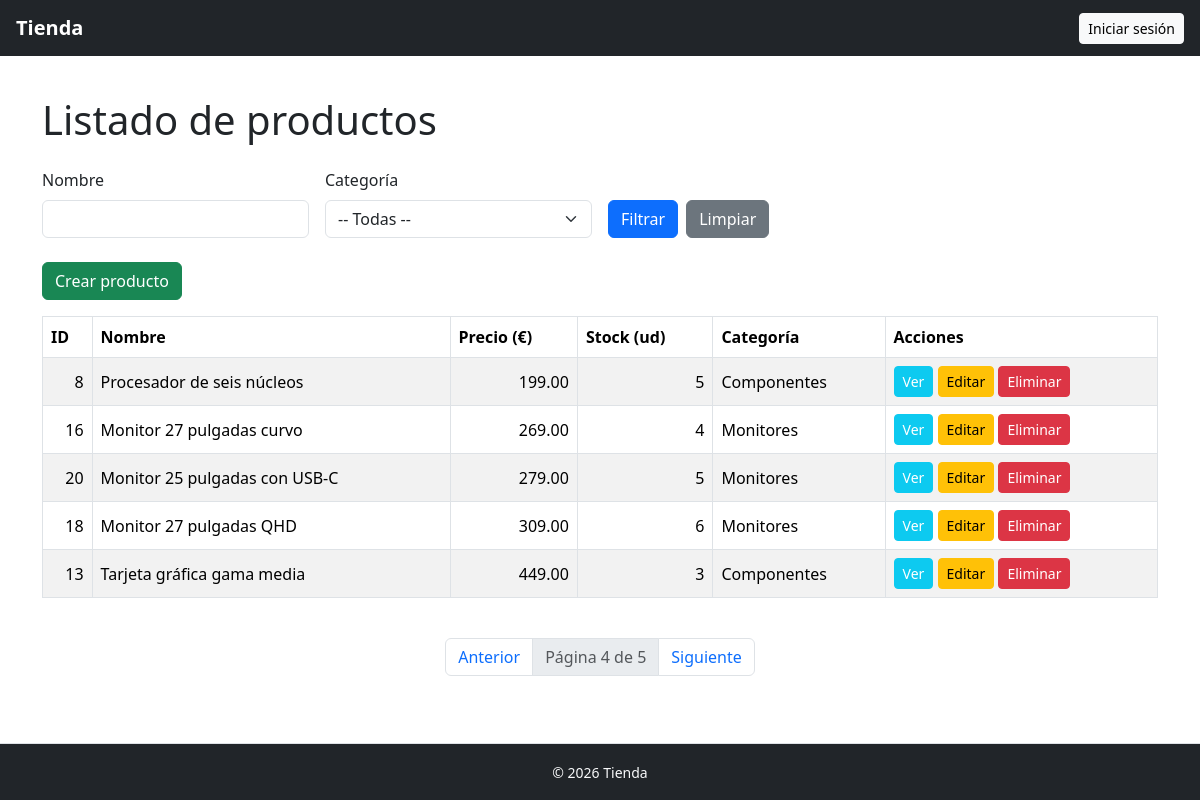
/public/web/productos/index.php?page=4, run on the app's committed database.
### tables this page shows
CREATE TABLE productos (
    id INT AUTO_INCREMENT PRIMARY KEY,
    nombre VARCHAR(100) NOT NULL,
    precio DECIMAL(10,2) NOT NULL,
    stock INT NOT NULL DEFAULT 0
);

CREATE TABLE categorias (
    id_categoria INT AUTO_INCREMENT PRIMARY KEY,
    nombre_categoria VARCHAR(50) NOT NULL
);

### app/Core/helpers/helper.php (called while the page is built, shortened)
<?php
function e(mixed $value): string
{
    return htmlspecialchars((string)$value, ENT_QUOTES, 'UTF-8');
}
function render(string $view, array $data = []): string
{
    extract($data);
    include __DIR__ . "/../../../resources/views/{$view}.php";
    return ob_get_clean();
}
function view(string $view, array $data = [], string $layout = 'layouts/app'): void
{
    $content = render($view, $data);
}

### app/Http/Controllers/ProductoController.php (called while the page is built, shortened)
<?php
class ProductoController
{
    public function index(Request $request)
    {
        $nombre = $request->query('nombre', '');
        $categoria_id = $request->query('categoria_id', '');
        $productos = Producto::query()
            ->when($nombre, fn($q) => $q->where('nombre', 'LIKE', "%$nombre%"))
            ->when($categoria_id, fn($q) => $q->where('categoria_id', $categoria_id))
            ->orderBy('precio')
            ->paginate(5);
        view('productos/index', compact(
            'productos',
            'categorias',
            'nombre',
            'categoria_id'
        ));
    }
}

### public/web/productos/index.php (called while the page is built, shortened)
<?php
require_once __DIR__ . '/../../../bootstrap/bootstrap.php';
try {
    $request = new Request();
    (new ProductoController())->index($request);
} catch (Throwable $e) {
    echo $e->getMessage() . "<br>" . $e->getTraceAsString();
}

### app/Core/Request.php (called while the page is built, shortened)
<?php
class Request
{
    protected array $server = [];
    protected array $get = [];
    public function __construct()
    {
        $this->server = $_SERVER;
        $this->get = $_GET;
        $this->post = $_POST;
        $method = $_SERVER['REQUEST_METHOD'] ?? 'GET';
    }
    public function query(?string $key = null, mixed $default = null): mixed
    {
        if ($key === null) return $this->get;
        return $this->get[$key] ?? $default;
    }
    public function url(): string
    {
        return $this->server['REQUEST_URI'] ?? HOME_URL;
    }
    public function path(): string
    {
        return parse_url($this->url(), PHP_URL_PATH);
    }
}

### bootstrap/bootstrap.php (called while the page is built, shortened)
<?php
require_once __DIR__ . '/../app/Core/helpers/helper.php';
spl_autoload_register(function ($class) {
    $path = __DIR__ . '/../' . str_replace('\\', '/', $class) . '.php';
    $path = lcfirst($path);
});

### app/Core/Model.php (called while the page is built, shortened)
<?php
require_once __DIR__ . '/../Core/DB.php';
require_once __DIR__ . '/../Core/QueryBuilder.php';
abstract class Model implements \JsonSerializable
{
    protected static string $table;
    public static function query(): QueryBuilder
    {
        return new QueryBuilder(static::$table, static::class);
    }
    public static function hydrate(array $data): static
    {
        $obj = new static();
        $obj->fill($data);
        return $obj;
    }
}

### app/Core/QueryBuilder.php (called while the page is built, shortened)
<?php
require_once __DIR__ . '/DB.php';
class QueryBuilder
{
    protected string $modelClass;
    protected string $select = '*';
    protected string $table;
    protected array $orders = [];
    protected ?int $limit = null;
    protected ?int $offset = null;
    protected array $params = [];
    public function __construct(string $table, string $modelClass)
    {
        $this->table = $table;
        $this->modelClass = $modelClass;
    }
    public function orderBy(string $column, string $order = 'ASC'): static
    {
        $this->orders[] = "$column $order";
        return $this;
    }
    public function limit(int $limit): static
    {
        $this->limit = $limit;
        return $this;
    }
    public function offset(int $offset): static
    {
        $this->offset = $offset;
        return $this;
    }
    public function when($value, callable $callback): static
    {
        return $this;
    }
    public function get(): array
    {
        $sql = "SELECT {$this->select} FROM {$this->table}";
        if (!empty($this->orders)) {
            $sql .= ' ORDER BY ' . implode(", ", $this->orders);
        }
        if (!is_null($this->limit)) {
            $sql .= ' LIMIT ' . $this->limit;
        }
        if (!is_null($this->offset)) {
            $sql .= ' OFFSET ' . $this->offset;
        }
        return DB::select($sql, $this->params, $this->modelClass);
    }
    public function first(): ?object
    {
        $this->limit = 1;
        return $this->get()[0] ?? null;
    }
    public function count(): int
    {
        $clone = clone $this;
        $clone->orders = [];
        $clone->limit = null;
        $clone->offset = null;
        $clone->select = 'count(*) as total';
        $clone->modelClass = stdClass::class;
        return $clone->first()->total;
    }
    public function paginate(int $perPage = 15): Paginator
    {
        $request = new Request();
        $page = max(1, (int) $request->query('page', 1));
        $clone = clone $this;
        $total = $clone->count();
        $offset = ($page - 1) * $perPage;
        $clone->limit($perPage)->offset($offset);
        $items = $clone->get();
        $baseUrl = $request->path();
        $query = $request->query();
        unset($query['page']);
        return new Paginator($items, $total, $perPage, $page, $baseUrl, $query);
    }
}

### app/Core/DB.php (called while the page is built, shortened)
<?php
class DB
{
    private static ?PDO $pdo = null;
    public static function connection(): PDO
    {
        if (self::$pdo === null) {
            $db_host = DB_HOST;
            $db_name = DB_NAME;
            $db_user = DB_USER;
            $db_pass = DB_PASS;
            $dsn = "mysql:host=$db_host;dbname=$db_name;charset=utf8mb4";
            $pdo = new PDO($dsn, $db_user, $db_pass);
            $pdo->setAttribute(PDO::ATTR_ERRMODE, PDO::ERRMODE_EXCEPTION);
            self::$pdo = $pdo;
        }
        return self::$pdo;
    }
    public static function select(string $sql, array $params = [], string $class = 'stdClass'): array
    {
        $stmt = self::connection()->prepare($sql);
        $stmt->execute($params);
        $objects = [];
        if ($class === 'stdClass') {
            while ($obj = $stmt->fetchObject()) {
                $objects[] = $obj;
            }
        } else {
            while ($row = $stmt->fetch(PDO::FETCH_ASSOC)) {
                $objects[] = $class::hydrate($row);
            }
        }
        return $objects;
    }
}

### resources/views/productos/index.php (the view, shortened to what this page needs)
<h1 class="mb-4">Listado de productos</h1>
<form method="get" class="row g-3 mb-4">
    <div class="col-md-3">
        <label class="form-label">Nombre</label>
        <input type="text" name="nombre" value="<?= e($nombre) ?>" class="form-control">
    </div>
    <div class="col-md-3">
        <label class="form-label">Categoría</label>
        <select name="categoria_id" class="form-select">
            <option value="">-- Todas --</option>
        </select>
    </div>
    <div class="col-md-6 d-flex align-items-end">
        <button type="submit" class="btn btn-primary me-2">Filtrar</button>
        <a href="index.php" class="btn btn-secondary">Limpiar</a>
    </div>
</form>
<p>
    <a href="create.php" class="btn btn-success">Crear producto</a>
</p>
<div class="table-responsive">
    <table class="table table-striped table-bordered align-middle">
        <thead>
            <tr>
                <th>ID</th>
                <th>Nombre</th>
                <th>Precio (€)</th>
                <th>Stock (ud)</th>
                <th>Categoría</th>
                <th>Acciones</th>
            </tr>
        </thead>
        <tbody>
            <?php foreach ($productos as $producto): ?>
                <tr>
                    <td class="text-end"><?= e($producto->id) ?></td>
                    <td><?= e($producto->nombre) ?></td>
                    <td class="text-end"><?= e($producto->precio) ?></td>
                    <td class="text-end"><?= e($producto->stock) ?></td>
                    <td><?= e($producto->categoria->nombre_categoria) ?></td>
                    <td>
                        <a href="show.php?id=<?= e($producto->id) ?>" class="btn btn-sm btn-info text-white">Ver</a>
                        <a href="edit.php?id=<?= e($producto->id) ?>" class="btn btn-sm btn-warning">Editar</a>
                        <form action="destroy.php" method="post" class="d-inline">
                            <button
                                type="submit"
                                class="btn btn-sm btn-danger"
                                onclick="return confirm('¿Eliminar este producto?')">
                                Eliminar
                            </button>
                        </form>
                    </td>
                </tr>
            <?php endforeach; ?>
        </tbody>
    </table>
</div>
<div class="mt-4">
    <?= $productos->links(); ?>
</div>

### public/web/css/app.css (style rules this page uses)
body { min-height: 100vh; display: flex; flex-direction: column; }

### data on the page
productos: id "8", nombre "Procesador de seis núcleos", precio "199.00", stock "5", categoria.nombre_categoria "Componentes"
productos: id "16", nombre "Monitor 27 pulgadas curvo", precio "269.00", stock "4", categoria.nombre_categoria "Monitores"
productos: id "20", nombre "Monitor 25 pulgadas con USB-C", precio "279.00", stock "5", categoria.nombre_categoria "Monitores"
productos: id "18", nombre "Monitor 27 pulgadas QHD", precio "309.00", stock "6", categoria.nombre_categoria "Monitores"
productos: id "13", nombre "Tarjeta gráfica gama media", precio "449.00", stock "3", categoria.nombre_categoria "Componentes"

### other printed values
$paginator->currentPage() "4"
$paginator->lastPage() "5"
